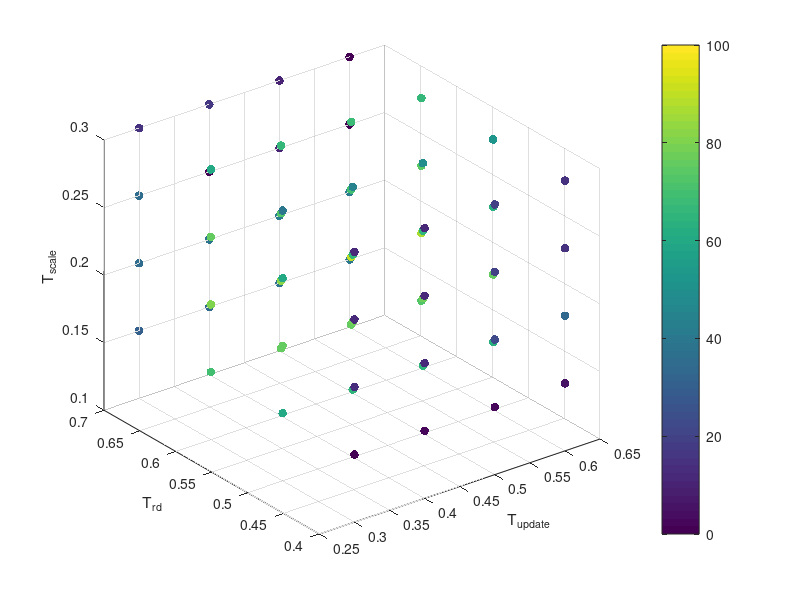

Write the MATLAB code that produced this figure.
clf
a = [0.3 0.4 0.5 0.6]; % update
b = [0.4 0.5 0.6 0.7]; % accept
c = [0.15 0.2 0.25 0.3]; % activate

d = [1 2 2 5
     13 11 23 34
     11 12 20 15
     11 12 20 15
    
    60 65 65 64
    75 77 78 76
    60 65 65 64
    40 45 49 53
    
    70 76 76 73
    81 82 90 86
    75 73 70 74
    60 67 68 66 
    
    30 34 38 40
    35 38 41 42
    35 1 10 1
    15 16 10 1];

% d = exp(d)/sum(exp(d(:)))
index = 1;
 
for i = 1:4
    for j = 1:4
        for k = 1:4
%             10 * d(index)
            scatter3(a(i),b(j),c(k),40,d(index),'fill');
            index = index + 1;
            hold on
        end
    end
end
% text(a(3),b(2),c(3),'0.871');
grid on
caxis([0 100])
xlabel('T_u_p_d_a_t_e')
ylabel('T_r_d')
zlabel('T_s_c_a_l_e')
colorbar

